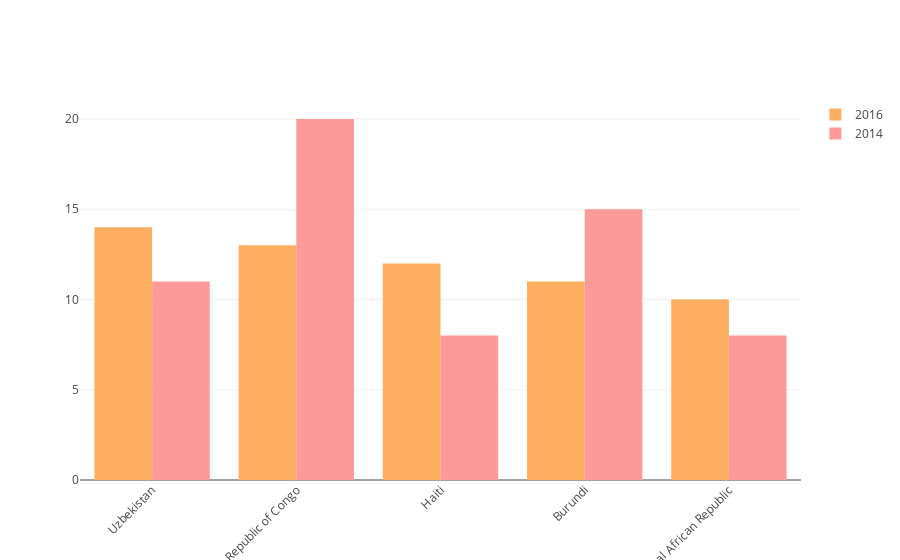

Source (notebook cell):
### Code cell
import plotly 

plotly.offline.init_notebook_mode(connected=True)

CPI15 = df7.tail()['CPI 2015 Score']
CPI16 = df7.tail()['CPI 2016 Score']
CPI14 = df7.tail()['CPI 2014 Score']
x = df7.tail()['Country']

import plotly 

plotly.offline.init_notebook_mode(connected=True)


trace0 = go.Bar(
    x= df7.tail(20)['Country'],
    y=CPI16,
    name='2016',
    marker=dict(
        color='rgb(253,174,97)'
    )
)
trace1 = go.Bar(
    x=df7.tail(20)['Country'],
    y=CPI14,
    name='2014',
    marker=dict(
        color='rgb(251,154,153)',
    )
)

data = [trace0, trace1]
layout = go.Layout(
    xaxis=dict(tickangle=-45),
    barmode='group',
)

fig = go.Figure(data=data, layout=layout)
plotly.offline.iplot(fig, filename='angled-text-bar')

### Figure 1 — Plotly figure (JSON) as saved in the notebook; plotly's stock layout.template omitted (floating-point values rounded to 4 significant figures)
{"data": [{"marker": {"color": "rgb(253,174,97)"}, "name": "2016", "type": "bar", "uid": "c128f28a-95d2-11e8-aa24-7e00a8b9af01", "x": ["Uzbekistan", "The Democratic Republic of Congo", "Haiti", "Burundi", "Central African Republic", "Chad", "Republic of Congo", "Angola", "Eritrea", "Venezuela", "Iraq", "Guinea-Bissau", "Afghanistan", "Libya", "Yemen", "Sudan", "Syria", "Korea (North)", "South Sudan", "Somalia"], "y": [14, 13, 12, 11, 10]}, {"marker": {"color": "rgb(251,154,153)"}, "name": "2014", "type": "bar", "uid": "c128fb54-95d2-11e8-aeb5-7e00a8b9af01", "x": ["Uzbekistan", "The Democratic Republic of Congo", "Haiti", "Burundi", "Central African Republic", "Chad", "Republic of Congo", "Angola", "Eritrea", "Venezuela", "Iraq", "Guinea-Bissau", "Afghanistan", "Libya", "Yemen", "Sudan", "Syria", "Korea (North)", "South Sudan", "Somalia"], "y": [11, 20, 8, 15, 8]}], "layout": {"barmode": "group", "xaxis": {"tickangle": -45}}}
